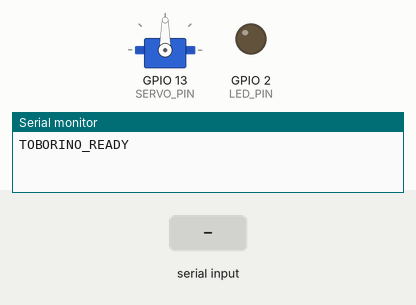
Simulated run of this sketch. Board: ESP32. Parts: servo, output pins drawn as LEDs (lit = HIGH), the last lines printed to the serial monitor. Inputs (shaded band) come from the test bench.

Above: at 2.2 s.
2.3 s: "LED 1\n" received over Serial
At 3.3 s:
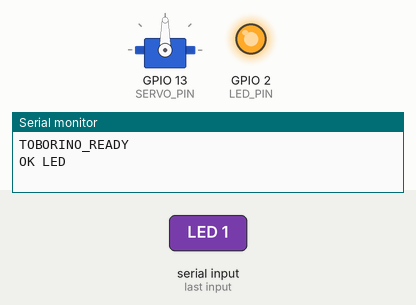
3.8 s: "LED 0\n" received over Serial
At 4.4 s:
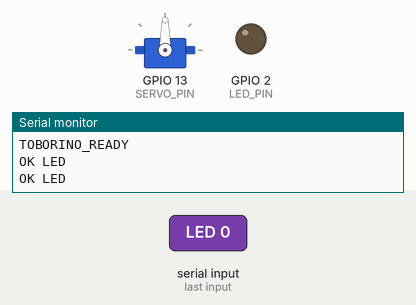
Timing chart, 0 to 6.8 s (numbered marks = the images above; inputs shaded):
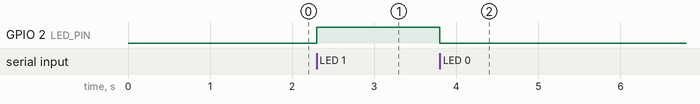

Measured:
- after the input at 2.3 s, GPIO 2 (LED_PIN): LOW → HIGH at once
- after the input at 3.8 s, GPIO 2 (LED_PIN): HIGH → LOW at once

The sketch:

esp32-workshop.ino
```cpp
#include <Arduino.h>
#include <ESP32Servo.h>

const int LED_PIN = 2;
const int SERVO_PIN = 13;

Servo servo;

void setup() {
  Serial.begin(115200);
  delay(1000);

  pinMode(LED_PIN, OUTPUT);
  digitalWrite(LED_PIN, LOW);

  servo.setPeriodHertz(50);
  servo.attach(SERVO_PIN, 500, 2400);
  servo.write(90);

  Serial.println("TOBORINO_READY");
}

void loop() {
  if (!Serial.available()) return;

  String command = Serial.readStringUntil('\n');
  command.trim();

  if (command.length() == 0) return;

  if (command == "PING") {
    Serial.println("PONG");
    return;
  }

  if (command == "LED 1") {
    digitalWrite(LED_PIN, HIGH);
    Serial.println("OK LED");
    return;
  }

  if (command == "LED 0") {
    digitalWrite(LED_PIN, LOW);
    Serial.println("OK LED");
    return;
  }

  if (command.startsWith("SERVO ")) {
    int angle = command.substring(6).toInt();

    if (angle < 10 || angle > 170) {
      Serial.println("ERR SERVO_RANGE");
      return;
    }

    servo.write(angle);

    Serial.print("OK SERVO ");
    Serial.println(angle);

    return;
  }

  Serial.print("ERR UNKNOWN_COMMAND ");
  Serial.println(command);
}
```
